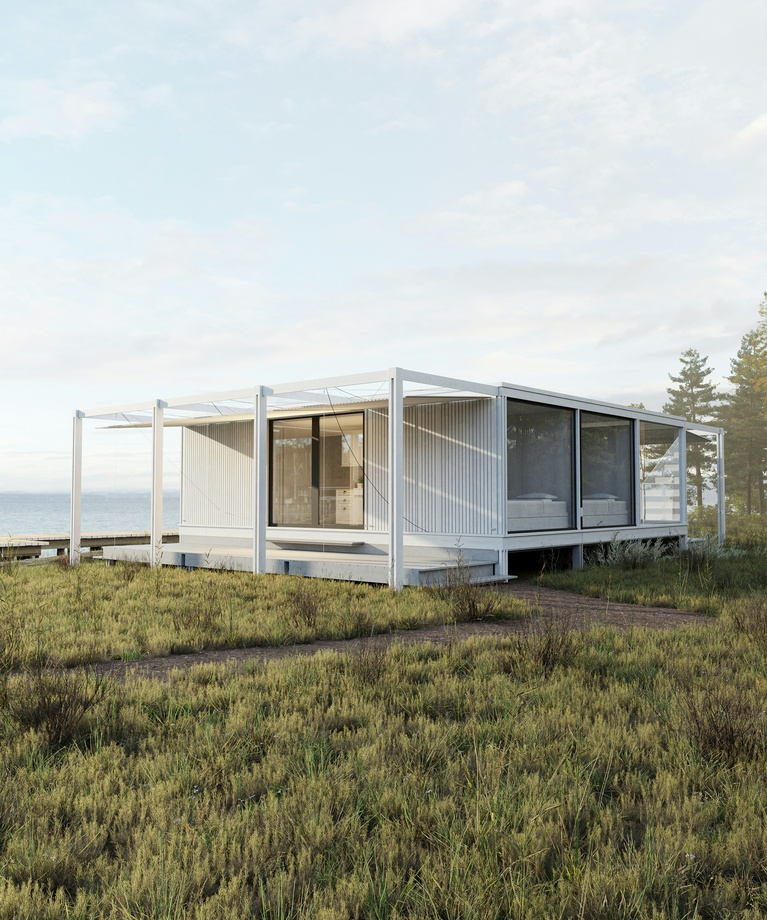
#> input picture ai_expert_course/images/home_in_nature.jpg, 767 x 920 px, shrunk from 2501 x 3000 before the run
$ python rot_n_img_brightness.py
#> lines starting #> are read from the running program, lines starting #| are printed output that depends on the picture
import cv2
import numpy as np
import matplotlib.pyplot as plt
from pathlib import Path

# Load the image
current_dir = Path(__file__).parent
image_path = current_dir / ".." / ".." / "images" / "home_in_nature.jpg"
image = cv2.imread(str(image_path))
#> image is the input picture: shape (920, 767, 3); mean B, G, R 154.6, 167.3, 165.3

image_rgb = cv2.cvtColor(image, cv2.COLOR_BGR2RGB)

# Rotate the image by 45 degrees around its center
(h, w) = image.shape[:2]
#> h = 920; w = 767
center = (w//2, h//2)
#> center = (383, 460)
M = cv2.getRotationMatrix2D(center, 45, 1.0)    # rotate by 45 degrees
rotated = cv2.warpAffine(image, M, (w, h))
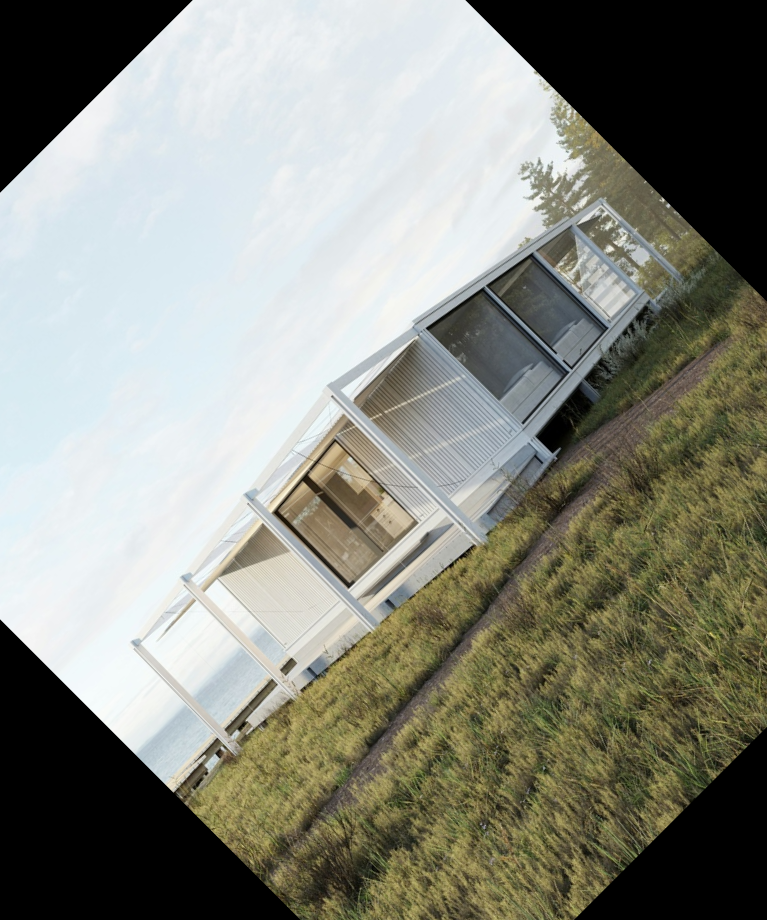
#> rotated: shape (920, 767, 3); mean B, G, R 127.8, 138.1, 136.8

rotated_rgb = cv2.cvtColor(rotated, cv2.COLOR_BGR2RGB)
plt.imshow(rotated_rgb)
plt.title("Rotated Image")
plt.show()

# Increase brightness by adding 50 to all pixel values
# Use cv2.add to avoid negative values or overflow
brightness_matrix = np.ones(image.shape, dtype="uint8") * 50
brighter = cv2.add(image, brightness_matrix)
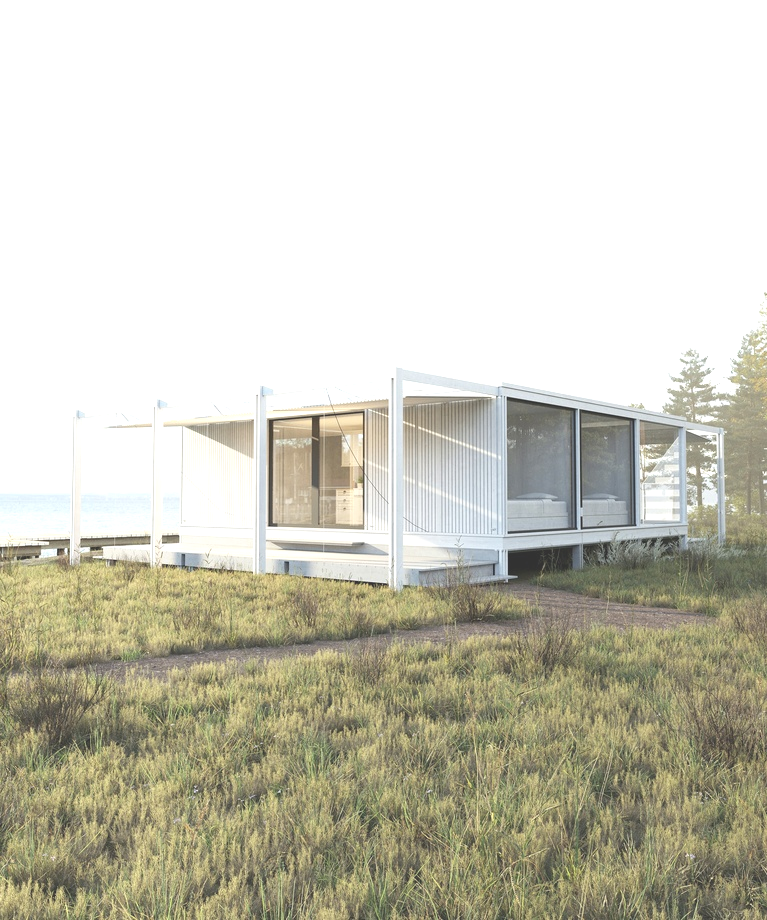
#> brighter: shape (920, 767, 3); mean B, G, R 188.2, 202.5, 204.3

brighter_rgb = cv2.cvtColor(brighter, cv2.COLOR_BGR2RGB)
plt.imshow(brighter_rgb)
plt.title("Brighter Image")
plt.show()
